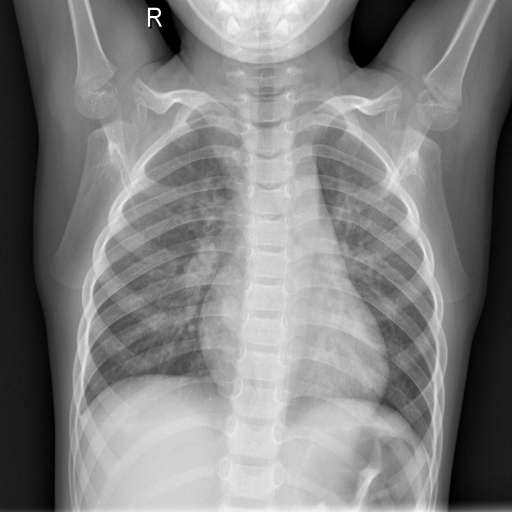
#> input picture 3.2022年学习/FractralDimensionSoftware/COVID-19-c/NORMAL/NORMAL (1).png, 1024 x 1024 px (shown at 1/2 size); its folder holds 4 pictures in this run
$ python '1. 每张图片阈值相同.py'
#> lines starting #> are read from the running program, lines starting #| are printed output that depends on the picture; after the words box and inside, x2 and y2 are one past the last pixel; in counts of white or black regions, pixels touching at a corner belong together
import glob
import cv2
import numpy as np
import pandas as pd
import matplotlib.pyplot as plt
import time

start_time = time.time()
#data = np.empty(shape=[0, 2916], dtype=int)


#存储处理后的图像
normal = []
viral_pneumonia = []
covid_19 = []

min_value, max_value, steps = 80, 200, 8
Threshold = [x for x in range(min_value, max_value, steps)]

# [29 lines left out: functions whole_historgram, binary_image, not called in this run]

def convertjpg(pngfile, data):

    img = cv2.imread(pngfile, cv2.IMREAD_GRAYSCALE) #读取为灰度图,
#> img is the input picture: shape (1024, 1024); min 0, max 255, mean 128.9
    #因为opencv读取图片方式和matplot不一样，所以显示结果不同，所以不再显示原图，直接显示灰度图和二值图像
    demension = []
    for i in Threshold:
        ret, b_img = cv2.threshold(img, i, 255, cv2.THRESH_BINARY)
        demen = fractal_dimension(b_img, i)
        demension.append(demen)
#> this loop made 15 passes
#> (ret, demen) on passes 1 to 12: (80, 1.26), (88, 1.33), (96, 1.39), (104, 1.45), (112, 1.5), (120, 1.51), (128, 1.52), (136, 1.55), (144, 1.55), (152, 1.55), (160, 1.53), (168, 1.51)
#> pass 1, in convertjpg, `ret, b_img = cv2.threshold(img, i, 255, cv2.THRESH_BINARY)`:
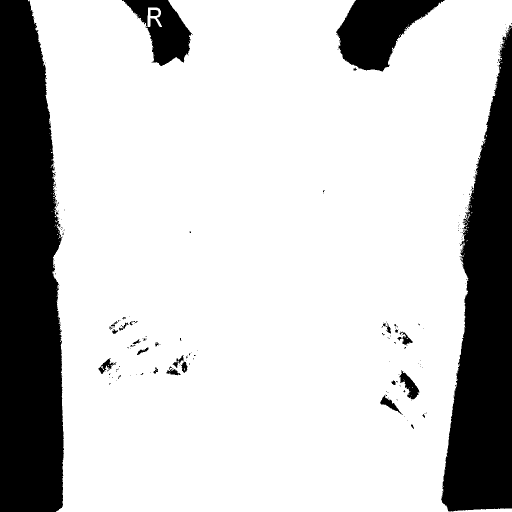
#> b_img: shape (1024, 1024) (shown at 1/2 size); 78.5% white; 220 black regions (192 under 20 px), largest, box (x1, y1, x2, y2) and area: (0, 0, 128, 1024) 111913, (882, 51, 1024, 1023) 83319, (672, 0, 889, 143) 17399
#> pass 1, in boxcount (call 6), `S = np.add.reduceat( np.add.reduceat(Z, np.arange(0, Z.shape[0], k), a..`:
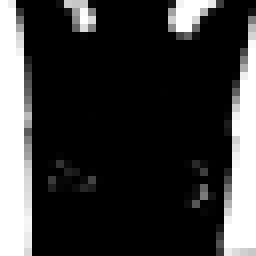
#> S: shape (32, 32) int64 (shown 8 times larger); min 0, max 1024, mean 220.5; drawn with min black and max white
#> pass 1, in boxcount (call 7), `S = np.add.reduceat( np.add.reduceat(Z, np.arange(0, Z.shape[0], k), a..`:
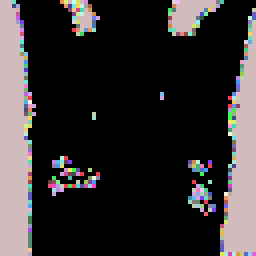
#> S: shape (64, 64) int64 (shown 4 times larger); 167 distinct labels, from 0 to 256; one colour per label, 0 black
#> after the loop:
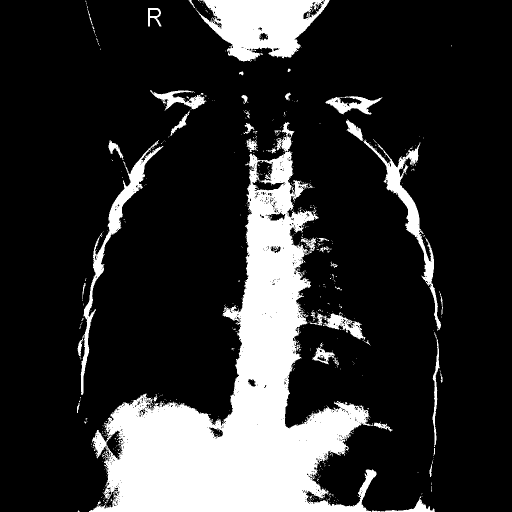
#> b_img: shape (1024, 1024) (shown at 1/2 size); 18.5% white; 642 white regions (601 under 20 px), largest, box (x1, y1, x2, y2) and area: (178, 244, 753, 1024) 146548, (393, 0, 659, 124) 19838, (692, 238, 882, 662) 7371
#> after the loop, demension = [1.26, 1.33, 1.39, 1.45, 1.5, 1.51, 1.52, 1.55, 1.55, 1.55, 1.53, 1.51, 1.51, 1.5, 1.49]
    data.append(demension)

    return data

# [10 lines left out: function draw_graph, not called in this run]


def fractal_dimension(Z, threshold):
    # Only for 2d image
    assert(len(Z.shape) == 2) #assert ： 判断语句，如果是二维图像就执行，不是的话，直接报错，不再执行

    # From https://github.com/rougier/numpy-100 (#87)
    def boxcount(Z, k):
        #axis=0, 按列计算， 1：按行计算
        S = np.add.reduceat(
            np.add.reduceat(Z, np.arange(0, Z.shape[0], k), axis=0),
                               np.arange(0, Z.shape[1], k), axis=1)

        # We count non-empty (0) and non-full boxes (k*k)
        return len(np.where((S > 0) & (S < k*k))[0])

    # Transform Z into a binary array
    Z = (Z < threshold)
    #plt.draw()
    #plt.show()

    # Minimal dimension of image
    p = min(Z.shape)

    # Greatest power of 2 less than or equal to p
    n = 2**np.floor(np.log(p)/np.log(2))

    # Extract the exponent
    n = int(np.log(n)/np.log(2))

    # Build successive box sizes (from 2**n down to 2**1)
    sizes = 2**np.arange(n, 1, -1)

    # Actual box counting with decreasing size
    counts = []
    for size in sizes:
        counts.append(boxcount(Z, size))

    # Fit the successive log(sizes) with log (counts)
    coeffs = np.polyfit(np.log(sizes), np.log(counts), 1)
    return -coeffs[0]

# [14 lines left out: function get_line_chart_data, not called in this run]
#读取图片数据，转化为矩阵
count0 = 0
for pngfile in glob.glob(r"C:/Users/Yan/Desktop/COVID-19-c/NORMAL/*.png"):
    normal = convertjpg(pngfile, normal)
#> normal = [[1.26, 1.33, 1.39, 1.45, 1.5, 1.51, 1.52, 1.55, 1.55, 1.55, 1.53, 1.51, 1.51, 1.5, 1.49]]
    count0 += 1
    if count0 == 150:
        break
#> pass 2 of the loop `for pngfile in glob.glob(r"C:/Users/Yan/Desktop/COVID-19-c/NORMAL/*.pn..`:
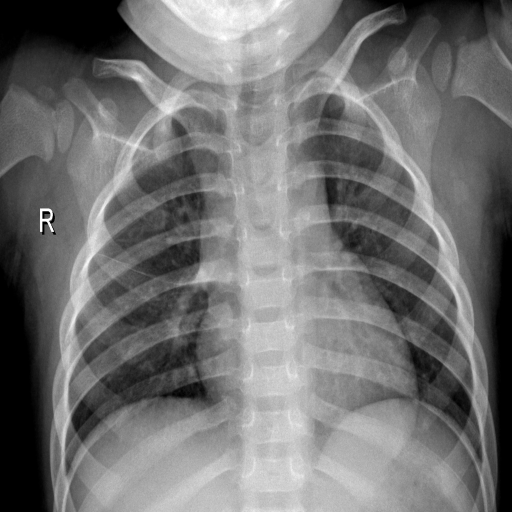
#> input picture 3.2022年学习/FractralDimensionSoftware/COVID-19-c/NORMAL/NORMAL (100).png, 1024 x 1024 px (shown at 1/2 size)
#> in convertjpg, img is the input picture: shape (1024, 1024); min 0, max 255, mean 113.9
#> the loop in convertjpg (call 2), `for i in Threshold:` made 15 passes
#> (ret, demen) on passes 1 to 8: (80, 1.52), (88, 1.55), (96, 1.58), (104, 1.58), (112, 1.58), (120, 1.58), (128, 1.57), (136, 1.57)
#> pass 1, in convertjpg (call 2), `ret, b_img = cv2.threshold(img, i, 255, cv2.THRESH_BINARY)`:
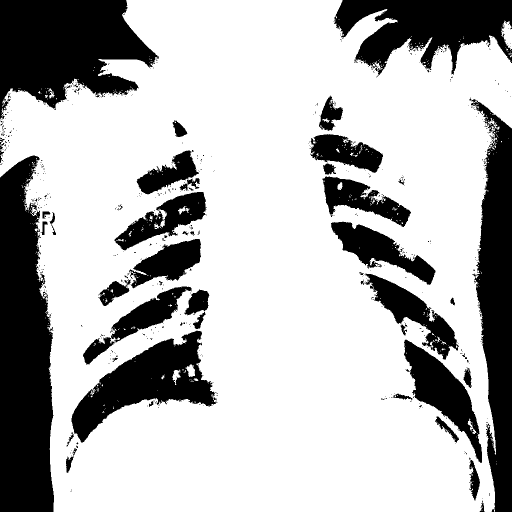
#> b_img: shape (1024, 1024) (shown at 1/2 size); 71.6% white; 626 black regions (570 under 20 px), largest, box (x1, y1, x2, y2) and area: (0, 311, 108, 1024) 62600, (0, 0, 318, 239) 48893, (942, 198, 1024, 1024) 41299
#> after the loop in convertjpg (call 2), `for i in Threshold:`:
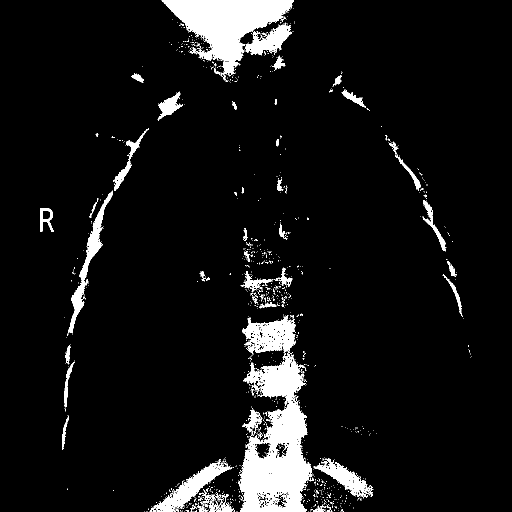
#> b_img: shape (1024, 1024) (shown at 1/2 size); 7.2% white; 1163 white regions (1102 under 20 px), largest, box (x1, y1, x2, y2) and area: (476, 706, 625, 1024) 25174, (323, 0, 588, 153) 17833, (485, 630, 592, 709) 4643
#> after the loop in convertjpg (call 2), `for i in Threshold:`: demension = [1.52, 1.55, 1.58, 1.58, 1.58, 1.58, 1.57, 1.57, 1.57, 1.55, 1.56, 1.56, 1.54, 1.51, 1.48]
#> normal = [[1.26, 1.33, 1.39, 1.45, 1.5, 1.51, 1.52, 1.55, 1.55, 1.55, 1.53, 1.51, 1.51, 1.5, 1.49], [1.52, 1.55, 1.58, 1.58, 1.58, 1.58, 1.57, 1.57, 1.57, 1.55, 1.56, 1.56, 1.54, 1.51, 1.48]]
#> pass 3 of the loop `for pngfile in glob.glob(r"C:/Users/Yan/Desktop/COVID-19-c/NORMAL/*.pn..`:
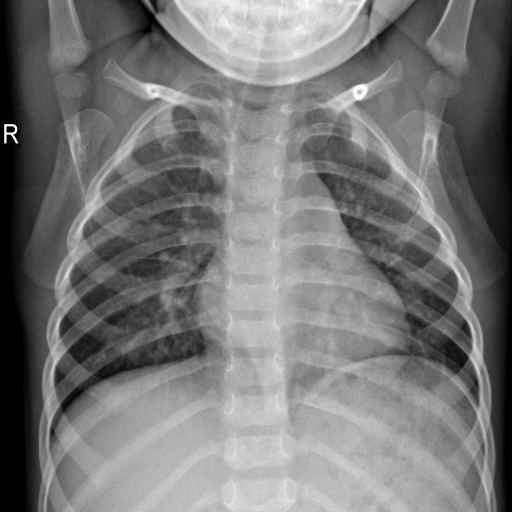
#> input picture 3.2022年学习/FractralDimensionSoftware/COVID-19-c/NORMAL/NORMAL (1001).png, 1024 x 1024 px (shown at 1/2 size)
#> in convertjpg, img is the input picture: shape (1024, 1024); min 0, max 255, mean 118.9
#> the loop in convertjpg (call 3), `for i in Threshold:` made 15 passes
#> (ret, demen) on passes 1 to 8: (80, 1.55), (88, 1.55), (96, 1.55), (104, 1.56), (112, 1.56), (120, 1.55), (128, 1.55), (136, 1.56)
#> pass 1, in convertjpg (call 3), `ret, b_img = cv2.threshold(img, i, 255, cv2.THRESH_BINARY)`:
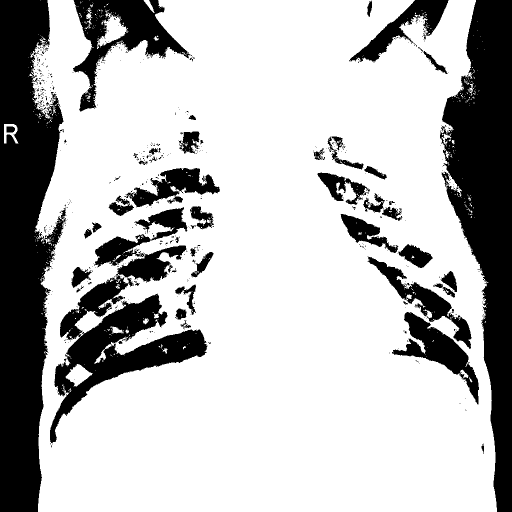
#> b_img: shape (1024, 1024) (shown at 1/2 size); 73.1% white; 643 black regions (581 under 20 px), largest, box (x1, y1, x2, y2) and area: (0, 0, 133, 1024) 91365, (880, 0, 1024, 1024) 78112, (100, 491, 415, 888) 37531
#> after the loop in convertjpg (call 3), `for i in Threshold:`:
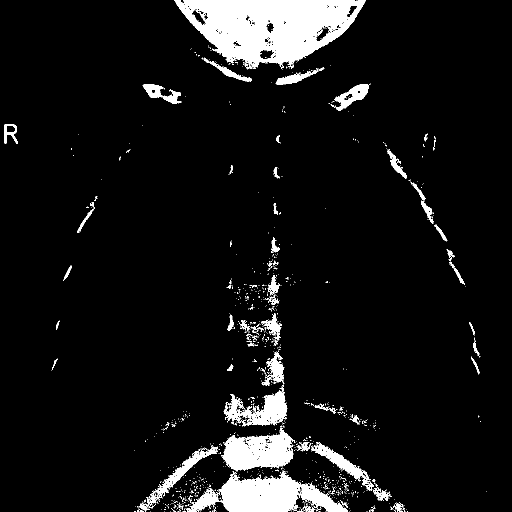
#> b_img: shape (1024, 1024) (shown at 1/2 size); 7.4% white; 1184 white regions (1112 under 20 px), largest, box (x1, y1, x2, y2) and area: (349, 0, 732, 138) 32074, (372, 941, 696, 1024) 13223, (444, 855, 591, 943) 7612
#> after the loop in convertjpg (call 3), `for i in Threshold:`: demension = [1.55, 1.55, 1.55, 1.56, 1.56, 1.55, 1.55, 1.56, 1.57, 1.58, 1.57, 1.56, 1.55, 1.54, 1.47]
#> normal = 3 items
#> the loop made 4 passes; the first 3 are shown
print(len(normal))
#| 4


count1 = 0
#> count1 = 0
for pngfile in glob.glob(r"C:/Users/Yan/Desktop/COVID-19-c/Viral Pneumonia/*.png"):
    viral_pneumonia = convertjpg(pngfile, viral_pneumonia)
    count1 += 1
    if count1 == 150:
        break
print(len(viral_pneumonia))

count2 = 0
for pngfile in glob.glob(r"C:/Users/Yan/Desktop/COVID-19-c/COVID-19/*.png"):
    covid_19 = convertjpg(pngfile, covid_19)
    count2 += 1
    if count2 == 150:
        break
print(len(covid_19))

"""
#画灰度像素直方图
whole_historgram(normal, count0)
whole_historgram(viral_pneumonia, count1)
whole_historgram(covid_19, count2)

#显示不同阈值的二值图像
draw_graph(normal, count0)
draw_graph(viral_pneumonia, count1)
draw_graph(covid_19, count2)

#获取维度折线图数据
D = get_line_chart_data(normal, count0)
D1 = get_line_chart_data(viral_pneumonia, count1)
D2 = get_line_chart_data(covid_19, count2)

#画维度折线图
plt.figure("Fractal Demension")

plt.plot(Threshold, D[0], color="#00ff00", label="normal0")
plt.plot(Threshold, D[1], color="#00ff5f", label="normal1")
plt.plot(Threshold, D[2], color="#00ff87", label="normal2")
plt.plot(Threshold, D[3], color="#00ffaf", label="normal3")

plt.plot(Threshold, D1[0], color="#ff0000", label="Viral Pneumonia0")
plt.plot(Threshold, D1[1], color="#ff005f", label="Viral Pneumonia1")
plt.plot(Threshold, D1[2], color="#ff0087", label="Viral Pneumonia2")
plt.plot(Threshold, D1[3], color="#ff00af", label="Viral Pneumonia3")

plt.plot(Threshold, D2[0], color="#af00ff", label="covid0")
plt.plot(Threshold, D2[1], color="#af5fff", label="covid1")
plt.plot(Threshold, D2[2], color="#af87ff", label="covid2")
plt.plot(Threshold, D2[3], color="#afafff", label="covid3")

plt.legend()
plt.xlabel("Thershold")
plt.ylabel("Desmension")
plt.show()

"""
data0 = np.array(normal)
data1 = np.array(viral_pneumonia)
data2 = np.array(covid_19)
#> (the run stopped early here; a loop or call above may not have finished)
